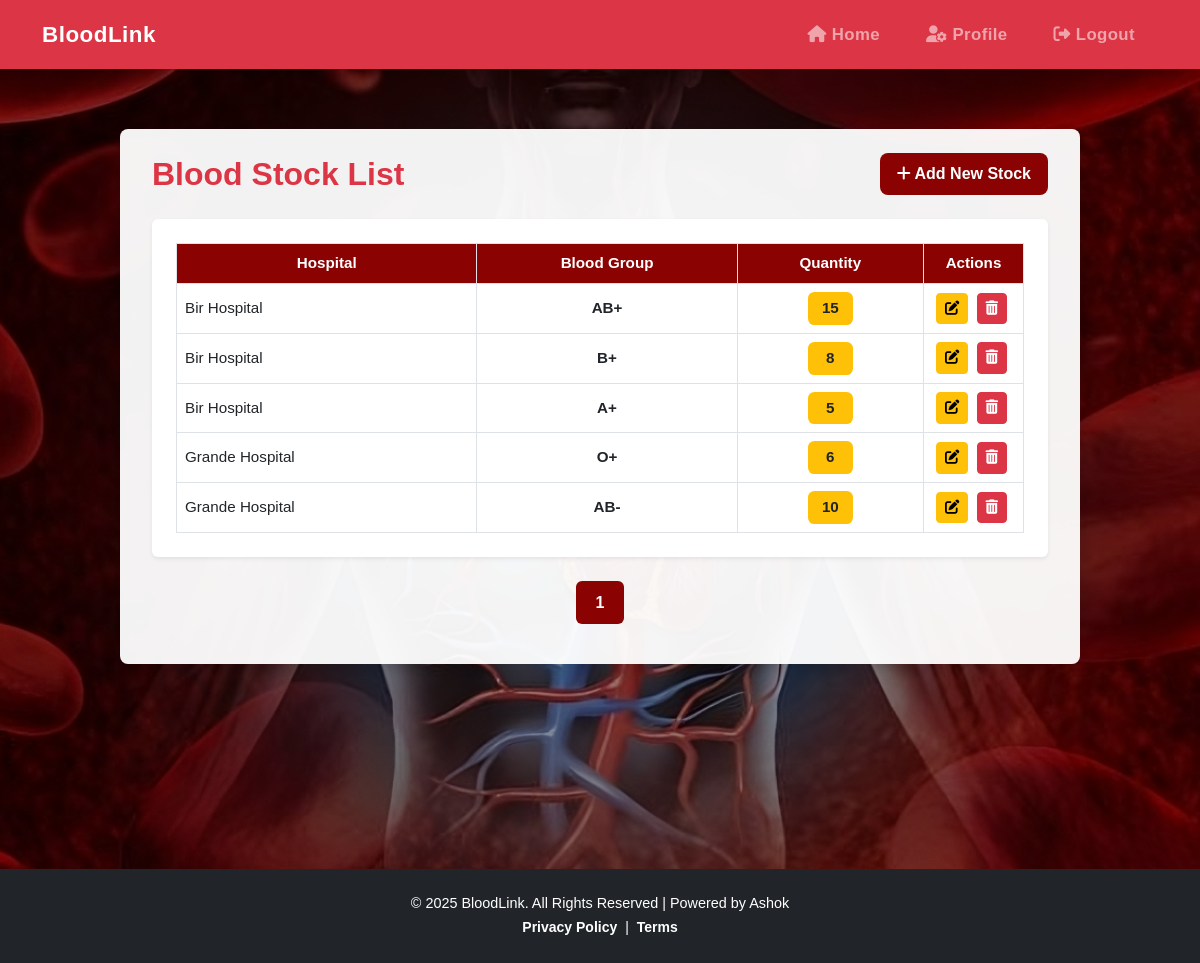
The page /BloodManagementSystem/BloodStock/stock_list.php (signed in) on the database its author committed.
### tables this page shows
CREATE TABLE `blood_stock` (
  `id` int(11) NOT NULL AUTO_INCREMENT,
  `hospital_id` int(11) DEFAULT NULL,
  `blood_group` varchar(5) NOT NULL,
  `quantity` int(11) DEFAULT 0,
  PRIMARY KEY (`id`),
  KEY `hospital_id` (`hospital_id`),
  CONSTRAINT `blood_stock_ibfk_1` FOREIGN KEY (`hospital_id`) REFERENCES `hospitals` (`id`)
);

CREATE TABLE `hospitals` (
  `id` int(11) NOT NULL AUTO_INCREMENT,
  `name` varchar(100) NOT NULL,
  `city` varchar(100) NOT NULL,
  `location` varchar(255) DEFAULT NULL,
  `photo` varchar(255) DEFAULT NULL,
  PRIMARY KEY (`id`)
);

### BloodManagementSystem/BloodStock/stock_list.php (the view, shortened to what this page needs)
<?php
include('../includes/db.php');
$limit = 10;
$page = isset($_GET['page']) ? max(1, (int)$_GET['page']) : 1;
$offset = ($page - 1) * $limit;
$count_result = mysqli_query($conn, "SELECT COUNT(*) AS total FROM blood_stock");
$total_rows = mysqli_fetch_assoc($count_result)['total'];
$total_pages = ceil($total_rows / $limit);
$query = "SELECT bs.id, bs.blood_group, bs.quantity, h.name as hospital_name
          FROM blood_stock bs
          JOIN hospitals h ON bs.hospital_id = h.id
          ORDER BY h.name ASC
          LIMIT $limit OFFSET $offset";
$result = mysqli_query($conn, $query);
$role = $_SESSION['role'] ?? 'guest';
switch ($role) {
    case 'admin':
        $home_url = '../dashboard/admindash.php';
        $profile_url = '../admin/admin_profile.php';
        break;
}
?>
<!DOCTYPE html>
<html lang="en">
<head>
    <link href="https://cdn.jsdelivr.net/npm/bootstrap@5.3.0/dist/css/bootstrap.min.css" rel="stylesheet">
    <link href="https://cdnjs.cloudflare.com/ajax/libs/font-awesome/6.5.0/css/all.min.css" rel="stylesheet">
    <link href="../style.css" rel="stylesheet">
</head>
<body>
<nav class="navbar navbar-expand-lg navbar-dark bg-danger">
    <div class="container">
        <a class="navbar-brand" href="<?= $home_url ?>">BloodLink</a>
        <div class="collapse navbar-collapse custom-collapse justify-content-end" id="navbarNav">
            <ul class="navbar-nav">
                <li class="nav-item"><a class="nav-link" href="<?= $home_url ?>"><i class="fas fa-home"></i> Home</a></li>
                <?php if ($profile_url !== '#'): ?>
                    <li class="nav-item"><a class="nav-link" href="<?= $profile_url ?>"><i class="fas fa-user-cog"></i> Profile</a></li>
                <?php endif; ?>
                <li class="nav-item"><a class="nav-link" href="../logout.php"><i class="fas fa-sign-out-alt"></i> Logout</a></li>
            </ul>
        </div>
    </div>
</nav>
<div class="request-wrapper">
    <main class="container form-card">
        <div class="d-flex justify-content-between align-items-center mb-4 flex-wrap gap-3">
            <h2 class="text-danger mb-0">Blood Stock List</h2>
            <a href="create_stock.php" class="btn add-btn">
                <i class="fas fa-plus"></i> Add New Stock
            </a>
        </div>
        <div class="card shadow-sm">
            <div class="card-body  p-4">
                <div class="table-responsive">
                    <table class="table table-hover table-bordered align-middle">
                        <thead>
                            <tr class="custom-header">
                                <th>Hospital</th>
                                <th>Blood Group</th>
                                <th>Quantity</th>
                                <th style="width: 100px;">Actions</th>
                            </tr>
                        </thead>
                        <tbody>
                        <?php if (mysqli_num_rows($result) > 0): ?>
                            <?php while ($row = mysqli_fetch_assoc($result)): ?>
                                <?php
                                    $qty = $row['quantity'];
                                    $qty_class = $qty < 5 ? 'stock-low' : ($qty <= 15 ? 'stock-medium' : 'stock-high');
                                ?>
                                <tr>
                                    <td><?= htmlspecialchars($row['hospital_name']) ?></td>
                                    <td><strong><?= htmlspecialchars($row['blood_group']) ?></strong></td>
                                    <td>
                                        <span class="stock-quantity <?= $qty_class ?>">
                                            <?= $qty ?>
                                        </span>
                                    </td>
                                    <td>
                                        <a href="edit_stock.php?id=<?= $row['id'] ?>" class="btn btn-sm btn-warning" title="Edit">
                                            <i class="fas fa-edit"></i>
                                        </a>
                                        <?php if ($_SESSION['role'] === 'admin') { ?>
                                        <a href="delete_blood_request.php?id=<?= $row['id'] ?>" class="btn btn-sm btn-danger" onclick="return confirm('Delete this request?')" title="Delete">
                                            <i class="fas fa-trash-alt"></i>
                                        </a>
                                        <?php } ?>
                                    </td>
                                </tr>
                            <?php endwhile; ?>
                        <?php else: ?>
                            <tr><td colspan="4" class="text-center">No stock records found.</td></tr>
                        <?php endif; ?>
                        </tbody>
                    </table>
                </div>
            </div>
        </div>
        <nav aria-label="Page navigation">
            <ul class="pagination justify-content-center mt-4 flex-wrap gap-2">
                <?php for ($i = 1; $i <= $total_pages; $i++): ?>
                    <li class="page-item <?= ($i == $page) ? 'active' : '' ?>">
                        <a class="page-link <?= ($i == $page) ? 'bg-danger border-danger custom-btn' : 'text-danger' ?>" href="?page=<?= $i ?>"><?= $i ?></a>
                    </li>
                <?php endfor; ?>
            </ul>
        </nav>
    </main>
</div>
<footer class="bg-dark text-white text-center py-4">
    <div class="container">
        <p class="mb-0">&copy; <?= date('Y') ?> BloodLink. All Rights Reserved | Powered by Ashok</p>
        <small><a href="#" class="text-white text-decoration-none">Privacy Policy</a> | <a href="#" class="text-white text-decoration-none">Terms</a></small>
    </div>
</footer>
</body>
</html>

### BloodManagementSystem/style.css (style rules this page uses)
body { font-family: 'Arial', sans-serif; color: #070603; }
@media (min-width: 992px) { .navbar-nav .nav-link { margin: 0 15px; font-weight: 600; font-size: 1.05rem; letter-spacing: 0.4px; transition: color 0.3s ease; } }
.navbar { padding-top: 0.8rem; padding-bottom: 0.8rem; }
.navbar-brand { font-weight: 700; font-size: 1.4rem; letter-spacing: 0.5px; }
footer { background-color: #070603; }
footer p { font-size: 0.9rem; }
footer a { color: #B79455; text-decoration: none; }
.custom-btn { color: #fff; border: none; padding: 0.1rem 0.3rem; border-radius: 0.4rem; transition: all 0.3s ease; font-weight: 500; text-decoration: none; display: inline-block; }
.custom-btn { background-color: #a41214; color: #fff; border: none; padding: 0.6rem 1.2rem; font-weight: 600; border-radius: 0.5rem; transition: background-color 0.3s ease, color 0.3s ease; }

### BloodManagementSystem/BloodStock/stock_list.php (style rules this page uses)
body, html { min-height: 100%; display: flex; flex-direction: column; background: #f8f9fa; }
main { flex: 1; }
.request-wrapper { background: url('../images/savelife3.jpeg') no-repeat center center fixed; background-size: cover; min-height: 100vh; position: relative; z-index: 0; padding-top: 60px; padding-bottom: 40px; display: flex; justify-content: center; align-items: flex-start; }
.request-wrapper::before { content: ""; position: absolute; inset: 0; background: rgba(0, 0, 0, 0.4); z-index: 1; }
.request-wrapper .container { position: relative; z-index: 2; max-width: 960px; width: 100%; background: rgba(255, 255, 255, 0.95); border-radius: 0.5rem; box-shadow: 0 4px 15px rgba(0, 0, 0, 0.15); padding: 1.5rem 2rem; }
h2.text-danger { font-weight: 700; font-size: 2rem; }
.add-btn { background-color: #8a0302; color: white; font-weight: 600; border-radius: 0.5rem; padding: 0.5rem 1rem; transition: background-color 0.3s ease; white-space: nowrap; }
.card.shadow-sm { border: none; box-shadow: 0 4px 10px rgba(0,0,0,0.1); }
table.table { margin-bottom: 0; font-size: 0.95rem; }
.custom-header th { background-color: #8a0302 !important; color: white !important; vertical-align: middle; text-align: center; }
td { vertical-align: middle; text-align: center; }
td:first-child { text-align: left; }
.stock-quantity { font-weight: bold; padding: 5px 12px; border-radius: 0.4rem; color: white; display: inline-block; min-width: 45px; font-size: 0.95rem; }
.stock-medium { background-color: #ffc107; color: #212529; }
td > a.btn { padding: 0.25rem 0.5rem; font-size: 0.9rem; margin-right: 0.25rem; }
nav[aria-label="Page navigation"] { margin-top: 1.5rem; }
.pagination .page-link { color: #8a0302; font-weight: 600; border-radius: 0.4rem; transition: background-color 0.3s ease; }
.pagination .page-item.active .page-link { background-color: #8a0302 !important; border-color: #8a0302 !important; color: white !important; }
footer.bg-dark { flex-shrink: 0; background-color: #212529 !important; color: white; padding: 1.5rem 0; text-align: center; }
footer a { color: #ffc107; text-decoration: none; font-weight: 600; margin: 0 0.25rem; }

### rows shown on the page
blood_stock: hospital.name "Bir Hospital", blood_group "AB+", quantity "15"
blood_stock: hospital.name "Bir Hospital", blood_group "B+", quantity "8"
blood_stock: hospital.name "Bir Hospital", blood_group "A+", quantity "5"
blood_stock: hospital.name "Grande Hospital", blood_group "O+", quantity "6"
blood_stock: hospital.name "Grande Hospital", blood_group "AB-", quantity "10"
